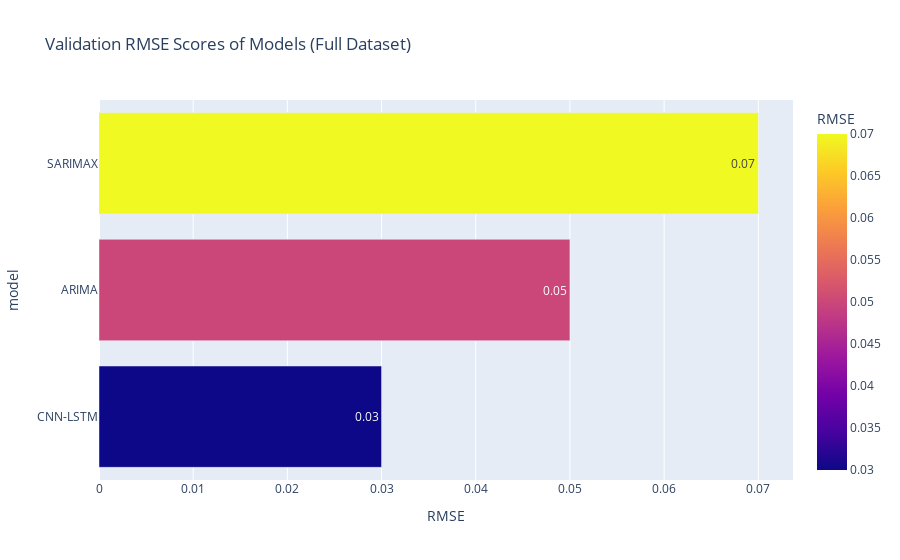
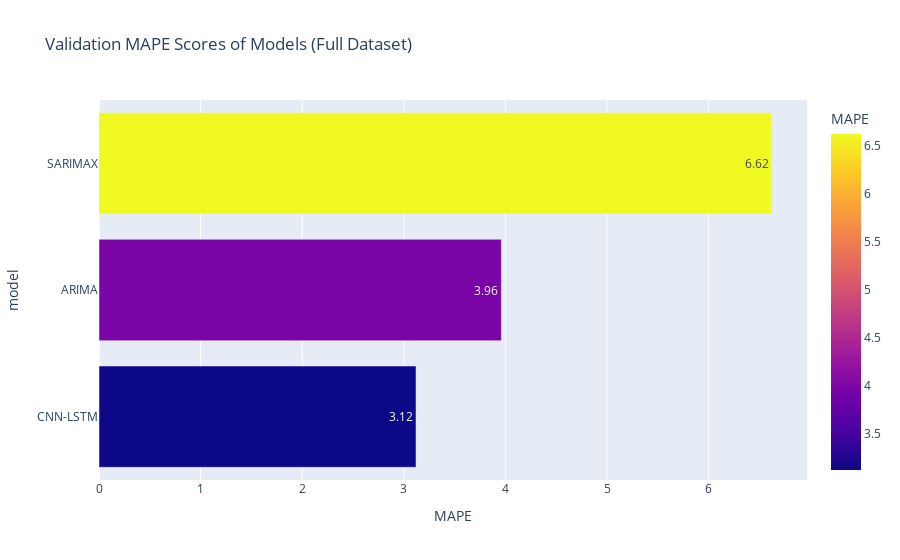
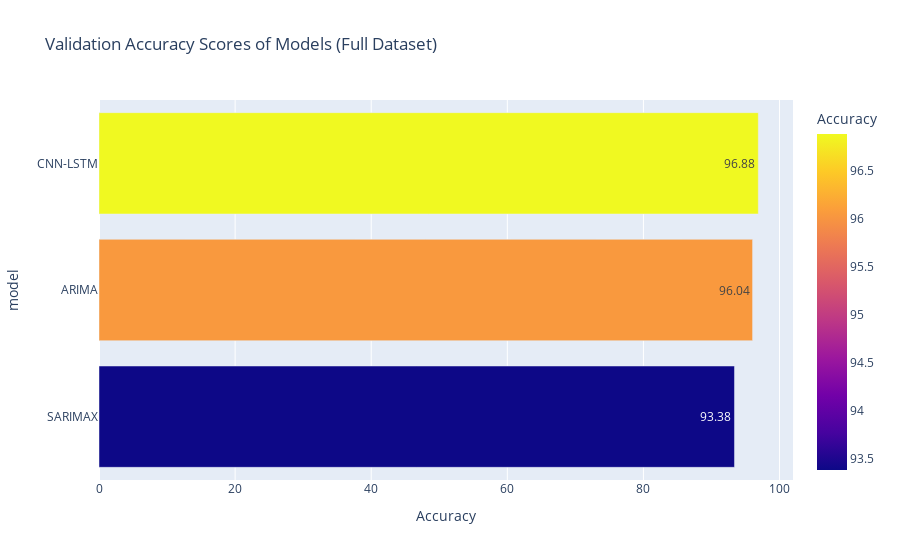

Notebook cell for these charts, in order:
### Markdown cell above
## Comparing performances

### Code cell
for name, pred in predictions.items():
    if isinstance(pred, pd.Series):
        aligned = pred.index.intersection(y.index)
        actual = y.loc[aligned]
        pred = pred.loc[aligned]
        mask = ~(actual.isna() | pred.isna())
        actual = actual[mask]
        pred = pred[mask]
        if len(actual) > 0 and len(pred) > 0:
            accuracy = 1 - np.mean(np.abs((actual - pred) / actual))  # 1 - MAPE
            metrics[name] = {
                "MSE": mean_squared_error(actual, pred),
                "MAPE": mean_absolute_percentage_error(actual, pred),
                "R2": r2_score(actual, pred),
                "Accuracy": accuracy
            }

# %%
print("\nOverall Forecasting Results (Full Dataset):")
model_compare_list = []
for model, score in metrics.items():
    print(f"{model} -> MSE: {score['MSE']:.4f}, MAPE: {score['MAPE']:.2%}, R2: {score['R2']:.4f}, Accuracy: {score['Accuracy']:.2%}")
    model_compare_list.append([model, np.sqrt(score['MSE']), score['MAPE'] * 100, score['Accuracy'] * 100])

# %% [markdown]
# ### Plotting RMSE, MAPE, and Accuracy

# %%
if model_compare_list:
    model_compare_table = pd.DataFrame(model_compare_list, columns=['model', 'RMSE', 'MAPE', 'Accuracy'])
    model_compare_table = model_compare_table.sort_values('RMSE', ascending=False)
    model_compare_table = model_compare_table.round(2)

    try:
        fig = px.bar(model_compare_table, y='model', x='RMSE', color='RMSE', text='RMSE',
                     title='Validation RMSE Scores of Models (Full Dataset)', orientation='h')
        fig.update_layout(yaxis={'categoryorder':'total ascending'})
        fig.show()
    except Exception as e:
        print("Could not render RMSE plot:", e)

    try:
        fig = px.bar(model_compare_table, y='model', x='MAPE', color='MAPE', text='MAPE',
                     title='Validation MAPE Scores of Models (Full Dataset)', orientation='h')
        fig.update_layout(yaxis={'categoryorder':'total ascending'})
        fig.show()
    except Exception as e:
        print("Could not render MAPE plot:", e)

    try:
        fig = px.bar(model_compare_table, y='model', x='Accuracy', color='Accuracy', text='Accuracy',
                     title='Validation Accuracy Scores of Models (Full Dataset)', orientation='h')
        fig.update_layout(yaxis={'categoryorder':'total ascending'})
        fig.show()
    except Exception as e:
        print("Could not render Accuracy plot:", e)
else:
    print("No valid forecasting results to display.")

### Figure 1 — Plotly figure (JSON) as saved in the notebook; plotly's stock layout.template omitted (floating-point values rounded to 4 significant figures)
{"data": [{"alignmentgroup": "True", "hovertemplate": "RMSE=%{marker.color}<br>model=%{y}<extra></extra>", "legendgroup": "", "marker": {"color": [0.07, 0.05, 0.03], "coloraxis": "coloraxis", "pattern": {"shape": ""}}, "name": "", "offsetgroup": "", "orientation": "h", "showlegend": false, "text": [0.07, 0.05, 0.03], "textposition": "auto", "type": "bar", "x": [0.07, 0.05, 0.03], "xaxis": "x", "y": ["SARIMAX", "ARIMA", "CNN-LSTM"], "yaxis": "y"}], "layout": {"barmode": "relative", "coloraxis": {"colorbar": {"title": {"text": "RMSE"}}, "colorscale": [[0, "#0d0887"], [0.1111, "#46039f"], [0.2222, "#7201a8"], [0.3333, "#9c179e"], [0.4444, "#bd3786"], [0.5556, "#d8576b"], [0.6667, "#ed7953"], [0.7778, "#fb9f3a"], [0.8889, "#fdca26"], [1, "#f0f921"]]}, "legend": {"tracegroupgap": 0}, "title": {"text": "Validation RMSE Scores of Models (Full Dataset)"}, "xaxis": {"anchor": "y", "domain": [0, 1], "title": {"text": "RMSE"}}, "yaxis": {"anchor": "x", "categoryorder": "total ascending", "domain": [0, 1], "title": {"text": "model"}}}}

### Figure 2 — Plotly figure (JSON) as saved in the notebook; plotly's stock layout.template omitted (floating-point values rounded to 4 significant figures)
{"data": [{"alignmentgroup": "True", "hovertemplate": "MAPE=%{marker.color}<br>model=%{y}<extra></extra>", "legendgroup": "", "marker": {"color": [6.62, 3.96, 3.12], "coloraxis": "coloraxis", "pattern": {"shape": ""}}, "name": "", "offsetgroup": "", "orientation": "h", "showlegend": false, "text": [6.62, 3.96, 3.12], "textposition": "auto", "type": "bar", "x": [6.62, 3.96, 3.12], "xaxis": "x", "y": ["SARIMAX", "ARIMA", "CNN-LSTM"], "yaxis": "y"}], "layout": {"barmode": "relative", "coloraxis": {"colorbar": {"title": {"text": "MAPE"}}, "colorscale": [[0, "#0d0887"], [0.1111, "#46039f"], [0.2222, "#7201a8"], [0.3333, "#9c179e"], [0.4444, "#bd3786"], [0.5556, "#d8576b"], [0.6667, "#ed7953"], [0.7778, "#fb9f3a"], [0.8889, "#fdca26"], [1, "#f0f921"]]}, "legend": {"tracegroupgap": 0}, "title": {"text": "Validation MAPE Scores of Models (Full Dataset)"}, "xaxis": {"anchor": "y", "domain": [0, 1], "title": {"text": "MAPE"}}, "yaxis": {"anchor": "x", "categoryorder": "total ascending", "domain": [0, 1], "title": {"text": "model"}}}}

### Figure 3 — Plotly figure (JSON) as saved in the notebook; plotly's stock layout.template omitted (floating-point values rounded to 4 significant figures)
{"data": [{"alignmentgroup": "True", "hovertemplate": "Accuracy=%{marker.color}<br>model=%{y}<extra></extra>", "legendgroup": "", "marker": {"color": [93.38, 96.04, 96.88], "coloraxis": "coloraxis", "pattern": {"shape": ""}}, "name": "", "offsetgroup": "", "orientation": "h", "showlegend": false, "text": [93.38, 96.04, 96.88], "textposition": "auto", "type": "bar", "x": [93.38, 96.04, 96.88], "xaxis": "x", "y": ["SARIMAX", "ARIMA", "CNN-LSTM"], "yaxis": "y"}], "layout": {"barmode": "relative", "coloraxis": {"colorbar": {"title": {"text": "Accuracy"}}, "colorscale": [[0, "#0d0887"], [0.1111, "#46039f"], [0.2222, "#7201a8"], [0.3333, "#9c179e"], [0.4444, "#bd3786"], [0.5556, "#d8576b"], [0.6667, "#ed7953"], [0.7778, "#fb9f3a"], [0.8889, "#fdca26"], [1, "#f0f921"]]}, "legend": {"tracegroupgap": 0}, "title": {"text": "Validation Accuracy Scores of Models (Full Dataset)"}, "xaxis": {"anchor": "y", "domain": [0, 1], "title": {"text": "Accuracy"}}, "yaxis": {"anchor": "x", "categoryorder": "total ascending", "domain": [0, 1], "title": {"text": "model"}}}}
